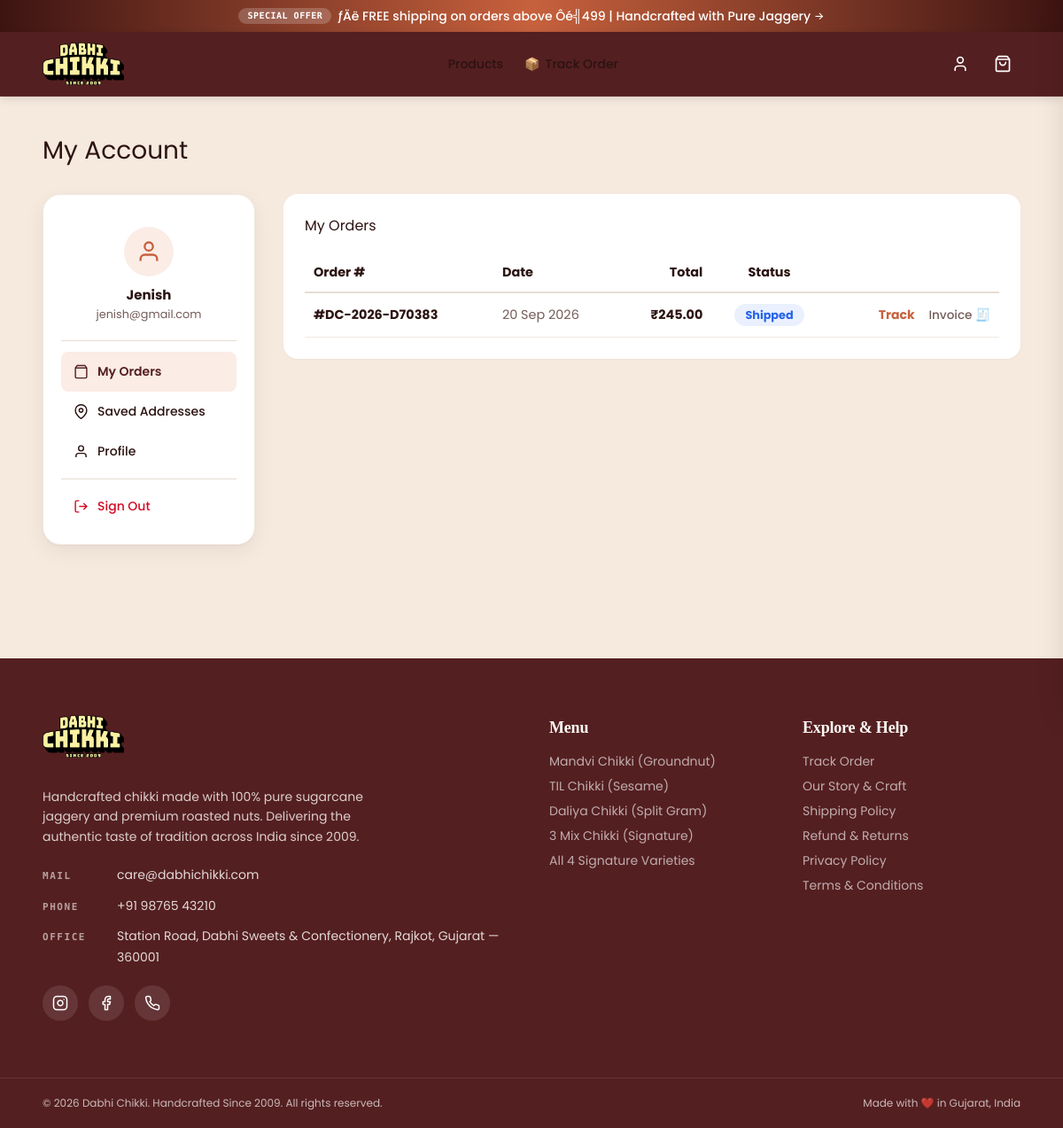
The page /account.php (signed in) on the database its author committed.
### tables this page shows
CREATE TABLE `settings` (
  `id` int unsigned NOT NULL AUTO_INCREMENT,
  `setting_key` varchar(80) NOT NULL,
  `setting_value` text,
  `updated_by` int unsigned DEFAULT NULL,
  `updated_at` datetime NOT NULL DEFAULT CURRENT_TIMESTAMP ON UPDATE CURRENT_TIMESTAMP,
  PRIMARY KEY (`id`),
  UNIQUE KEY `setting_key` (`setting_key`),
  KEY `fk_settings_user` (`updated_by`),
  CONSTRAINT `fk_settings_user` FOREIGN KEY (`updated_by`) REFERENCES `users` (`id`) ON DELETE SET NULL
);

CREATE TABLE `users` (
  `id` int unsigned NOT NULL AUTO_INCREMENT,
  `uuid` char(36) NOT NULL,
  `role` enum('superadmin','admin','employee','buyer') NOT NULL,
  `full_name` varchar(150) NOT NULL,
  `email` varchar(190) NOT NULL,
  `phone` varchar(15) NOT NULL,
  `password_hash` varchar(255) NOT NULL,
  `is_active` tinyint(1) NOT NULL DEFAULT '1',
  `email_verified_at` datetime DEFAULT NULL,
  `phone_verified_at` datetime DEFAULT NULL,
  `must_reset_password` tinyint(1) NOT NULL DEFAULT '0',
  `created_by` int unsigned DEFAULT NULL,
  `last_login_at` datetime DEFAULT NULL,
  `created_at` datetime NOT NULL DEFAULT CURRENT_TIMESTAMP,
  `updated_at` datetime NOT NULL DEFAULT CURRENT_TIMESTAMP ON UPDATE CURRENT_TIMESTAMP,
  PRIMARY KEY (`id`),
  UNIQUE KEY `uuid` (`uuid`),
  UNIQUE KEY `uq_users_email` (`email`),
  UNIQUE KEY `uq_users_phone` (`phone`),
  KEY `idx_users_role` (`role`),
  KEY `fk_users_created_by` (`created_by`),
  CONSTRAINT `fk_users_created_by` FOREIGN KEY (`created_by`) REFERENCES `users` (`id`) ON DELETE SET NULL
);

CREATE TABLE `orders` (
  `id` int unsigned NOT NULL AUTO_INCREMENT,
  `order_number` varchar(30) NOT NULL,
  `user_id` int unsigned NOT NULL,
  `guest_email` varchar(190) DEFAULT NULL,
  `status` enum('placed','confirmed','packed','shipped','out_for_delivery','delivered','cancelled','return_requested','returned') NOT NULL DEFAULT 'placed',
  `payment_method` enum('cod','online') NOT NULL,
  `payment_status` enum('pending','paid','failed','refunded','partially_refunded') NOT NULL DEFAULT 'pending',
  `subtotal` decimal(10,2) NOT NULL,
  `discount_amount` decimal(10,2) NOT NULL DEFAULT '0.00',
  `coupon_id` int unsigned DEFAULT NULL,
  `shipping_charge` decimal(8,2) NOT NULL DEFAULT '0.00',
  `cod_charge` decimal(8,2) NOT NULL DEFAULT '0.00',
  `cgst_amount` decimal(10,2) NOT NULL DEFAULT '0.00',
  `sgst_amount` decimal(10,2) NOT NULL DEFAULT '0.00',
  `igst_amount` decimal(10,2) NOT NULL DEFAULT '0.00',
  `total_amount` decimal(10,2) NOT NULL,
  `total_weight_grams` int unsigned NOT NULL,
  `shipping_address_id` int unsigned DEFAULT NULL,
  `billing_address_id` int unsigned DEFAULT NULL,
  `customer_notes` varchar(255) DEFAULT NULL,
  `placed_at` datetime NOT NULL DEFAULT CURRENT_TIMESTAMP,
  `updated_at` datetime NOT NULL DEFAULT CURRENT_TIMESTAMP ON UPDATE CURRENT_TIMESTAMP,
  `ship_name` varchar(150) DEFAULT NULL,
  `ship_phone` varchar(20) DEFAULT NULL,
  `ship_line1` varchar(255) DEFAULT NULL,
  `ship_line2` varchar(255) DEFAULT NULL,
  `ship_city` varchar(100) DEFAULT NULL,
  `ship_state` varchar(100) DEFAULT NULL,
  `ship_pincode` varchar(10) DEFAULT NULL,
  `total` decimal(10,2) DEFAULT NULL,
  `gst_amount` decimal(10,2) DEFAULT NULL,
  `notes` text,
  PRIMARY KEY (`id`),
  UNIQUE KEY `order_number` (`order_number`),
  KEY `idx_order_user` (`user_id`),
  KEY `idx_order_status` (`status`),
  KEY `idx_order_placed_at` (`placed_at`),
  KEY `fk_order_ship_addr` (`shipping_address_id`),
  KEY `fk_order_bill_addr` (`billing_address_id`),
  KEY `fk_order_coupon` (`coupon_id`),
  CONSTRAINT `fk_order_bill_addr` FOREIGN KEY (`billing_address_id`) REFERENCES `addresses` (`id`) ON DELETE RESTRICT,
  CONSTRAINT `fk_order_coupon` FOREIGN KEY (`coupon_id`) REFERENCES `coupons` (`id`) ON DELETE SET NULL,
  CONSTRAINT `fk_order_ship_addr` FOREIGN KEY (`shipping_address_id`) REFERENCES `addresses` (`id`) ON DELETE RESTRICT,
  CONSTRAINT `fk_order_user` FOREIGN KEY (`user_id`) REFERENCES `users` (`id`) ON DELETE RESTRICT
);

### includes/db/Database.php (called while the page is built, shortened)
<?php
class Database
{
    private static ?PDO $instance = null;
    public static function getInstance(): PDO
    {
        if (self::$instance === null) {
            $dsn = sprintf(
                'mysql:host=%s;dbname=%s;charset=%s',
                DB_HOST,
                DB_NAME,
                DB_CHARSET
            );
            self::$instance = new PDO($dsn, DB_USER, DB_PASS, [
                PDO::ATTR_ERRMODE            => PDO::ERRMODE_EXCEPTION,
                PDO::ATTR_DEFAULT_FETCH_MODE => PDO::FETCH_ASSOC,
                PDO::ATTR_EMULATE_PREPARES   => false,
            ]);
        }
        return self::$instance;
    }
    public static function query(string $sql, array $params = []): PDOStatement
    {
        $stmt = self::getInstance()->prepare($sql);
        $stmt->execute($params);
        return $stmt;
    }
    public static function fetchOne(string $sql, array $params = []): ?array
    {
        $row = self::query($sql, $params)->fetch();
        return $row !== false ? $row : null;
    }
    public static function fetchAll(string $sql, array $params = []): array
    {
        return self::query($sql, $params)->fetchAll();
    }
}

### includes/helpers/functions.php (called while the page is built, shortened)
<?php
function getSetting(string $key, ?string $default = null): ?string
{
    if (!array_key_exists($key, $GLOBALS['__settings_cache'])) {
        $row = Database::fetchOne('SELECT setting_value FROM settings WHERE setting_key = ?', [$key]);
    }
    return $GLOBALS['__settings_cache'][$key];
}
function settingEnabled(string $key, string $default = '0'): bool
{
    return getSetting($key, $default) === '1';
}

### includes/classes/Auth.php (called while the page is built, shortened)
<?php
class Auth
{
    public static function check(): bool
    {
        return isset($_SESSION['user_id']);
    }
    public static function id(): ?int
    {
        return isset($_SESSION['user_id']) ? (int) $_SESSION['user_id'] : null;
    }
}

### public_html/account.php (the view, shortened to what this page needs)
<?php
require_once __DIR__ . '/partials/_header.php';
$section = $_GET['section'] ?? 'orders';
$user    = null;
$orders  = [];
try {
    $user      = Database::fetchOne('SELECT * FROM users WHERE id = ?', [Auth::id()]);
    $orders    = Database::fetchAll(
        'SELECT * FROM orders WHERE user_id = ? ORDER BY placed_at DESC LIMIT 50',
        [Auth::id()]
    );
} catch (\Throwable $e) {}
$statusColors = [
    'placed'            => '#d97706',
    'confirmed'         => '#0284c7',
    'packed'            => '#7c3aed',
    'shipped'           => '#2563eb',
    'out_for_delivery'  => '#9333ea',
    'delivered'         => '#16a34a',
    'cancelled'         => '#dc2626',
    'return_requested'  => '#ea580c',
    'returned'          => '#6b7280',
];
?>
<section class="account-page">
  <div class="container">
    <h1 style="font-size:1.75rem;margin-bottom:1.75rem">My Account</h1>
    <div class="account-grid">
      <nav class="account-sidebar">
        <div style="text-align:center;padding:1rem 0 1.25rem;border-bottom:1px solid var(--border);margin-bottom:0.75rem">
          <div style="width:56px;height:56px;border-radius:50%;background:var(--primary-light);margin:0 auto 0.625rem;display:flex;align-items:center;justify-content:center">
            <svg viewBox="0 0 24 24" fill="none" stroke="var(--primary)" stroke-width="2" width="28" height="28">
              <path d="M20 21v-2a4 4 0 00-4-4H8a4 4 0 00-4 4v2"/><circle cx="12" cy="7" r="4"/>
            </svg>
          </div>
          <div style="font-weight:700;font-size:0.9375rem"><?= htmlspecialchars($user['full_name'] ?? 'Customer') ?></div>
          <div style="font-size:0.8rem;color:var(--text-muted)"><?= htmlspecialchars($user['email'] ?? '') ?></div>
        </div>
        <a href="?section=orders" class="account-nav-item <?= $section === 'orders' ? 'active' : '' ?>">
          <svg viewBox="0 0 24 24" fill="none" stroke="currentColor" stroke-width="2"><path d="M6 2 3 6v14a2 2 0 002 2h14a2 2 0 002-2V6l-3-4z"/><line x1="3" y1="6" x2="21" y2="6"/></svg>
          My Orders
        </a>
        <a href="?section=addresses" class="account-nav-item <?= $section === 'addresses' ? 'active' : '' ?>">
          <svg viewBox="0 0 24 24" fill="none" stroke="currentColor" stroke-width="2"><path d="M21 10c0 7-9 13-9 13s-9-6-9-13a9 9 0 0118 0z"/><circle cx="12" cy="10" r="3"/></svg>
          Saved Addresses
        </a>
        <a href="?section=profile" class="account-nav-item <?= $section === 'profile' ? 'active' : '' ?>">
          <svg viewBox="0 0 24 24" fill="none" stroke="currentColor" stroke-width="2"><path d="M20 21v-2a4 4 0 00-4-4H8a4 4 0 00-4 4v2"/><circle cx="12" cy="7" r="4"/></svg>
          Profile
        </a>
        <hr class="divider" style="margin:0.5rem 0">
        <a href="api/auth.php?action=logout" class="account-nav-item" style="color:var(--error)">
          <svg viewBox="0 0 24 24" fill="none" stroke="currentColor" stroke-width="2"><path d="M9 21H5a2 2 0 01-2-2V5a2 2 0 012-2h4"/><polyline points="16 17 21 12 16 7"/><line x1="21" y1="12" x2="9" y2="12"/></svg>
          Sign Out
        </a>
      </nav>
      <div class="account-content">
        <?php if ($section === 'orders'): ?>
          <div style="background:var(--card-bg);border-radius:var(--radius);padding:1.5rem;box-shadow:var(--shadow-sm)">
            <h3 style="margin-bottom:1.25rem">My Orders</h3>
            <?php if (empty($orders)): ?>
              <div style="text-align:center;padding:3rem 0;color:var(--text-muted)">
                <svg viewBox="0 0 24 24" fill="none" stroke="currentColor" stroke-width="1.2" width="56" height="56" style="margin:0 auto 1rem;display:block;opacity:0.3">
                  <path d="M6 2 3 6v14a2 2 0 002 2h14a2 2 0 002-2V6l-3-4z"/><line x1="3" y1="6" x2="21" y2="6"/>
                </svg>
                <p>No orders yet. <a href="index.php" style="color:var(--primary)">Start shopping!</a></p>
              </div>
            <?php else: ?>
              <div style="overflow-x:auto">
                <table style="width:100%;border-collapse:collapse;font-size:0.9rem">
                  <thead>
                    <tr style="border-bottom:2px solid var(--border)">
                      <th style="padding:0.625rem;text-align:left">Order #</th>
                      <th style="padding:0.625rem;text-align:left">Date</th>
                      <th style="padding:0.625rem;text-align:right">Total</th>
                      <th style="padding:0.625rem;text-align:center">Status</th>
                      <th style="padding:0.625rem"></th>
                    </tr>
                  </thead>
                  <tbody>
                    <?php foreach ($orders as $ord):
                      $clr = $statusColors[$ord['status']] ?? '#6b7280';
                    ?>
                      <tr style="border-bottom:1px solid var(--border-light)">
                        <td style="padding:0.875rem 0.625rem;font-weight:700">#<?= htmlspecialchars($ord['order_number']) ?></td>
                        <td style="padding:0.875rem 0.625rem;color:var(--text-muted)"><?= !empty($ord['placed_at']) ? date('d M Y', strtotime($ord['placed_at'])) : '—' ?></td>
                        <td style="padding:0.875rem 0.625rem;text-align:right;font-weight:700">₹<?= number_format((float)($ord['total_amount'] ?? $ord['total'] ?? 0), 2) ?></td>
                        <td style="padding:0.875rem 0.625rem;text-align:center">
                          <span style="background:<?= $clr ?>18;color:<?= $clr ?>;padding:0.25rem 0.75rem;border-radius:var(--radius-full);font-size:0.8rem;font-weight:700;text-transform:capitalize">
                            <?= str_replace('_', ' ', ucfirst($ord['status'])) ?>
                          </span>
                        </td>
                        <td style="padding:0.875rem 0.625rem;text-align:right;white-space:nowrap;">
                          <a href="track.php?order=<?= urlencode($ord['order_number']) ?>" style="color:var(--primary);font-size:0.875rem;font-weight:700;margin-right:0.75rem">Track</a>
                          <a href="invoice.php?order=<?= urlencode($ord['order_number']) ?>" target="_blank" style="color:var(--text-muted);font-size:0.85rem;font-weight:500;">Invoice 🧾</a>
                        </td>
                      </tr>
                    <?php endforeach; ?>
                  </tbody>
                </table>
              </div>
            <?php endif; ?>
          </div>
        <?php endif; ?>
      </div>
    </div>
  </div>
</section>
<?php require_once __DIR__ . '/partials/_footer.php'; ?>

### public_html/partials/_header.php (shortened to what this page needs)
<?php
$isLoggedIn = Auth::check();
?>
<!DOCTYPE html>
<html lang="en">
<head>
  <link rel="stylesheet" href="assets/css/main.css"/>
  <link rel="stylesheet" href="assets/css/yogurtalley.css"/>
</head>
<body>
<div class="min-h-dvh bg-background">
  <div class="pb-24 md:pb-0">
    <?php if (function_exists('settingEnabled') && settingEnabled('module_announcement', '1')):
      $announcementText  = getSetting('announcement_text', '🎉 FREE shipping on orders above ₹499 | Authentic Rajkot Jaggery Chikki');
      $announcementBadge = getSetting('announcement_badge', 'Special Offer');
      $announcementLink  = getSetting('announcement_link', '#products');
    ?>
      <div id="site-announcement-bar" class="w-full text-center py-2 px-4 text-xs sm:text-sm font-medium transition-all duration-300 flex items-center justify-center gap-2" style="background: linear-gradient(90deg, #3d1412 0%, #c7613d 50%, #3d1412 100%); color: #ffffff; z-index: 45;">
        <?php if (!empty($announcementBadge)): ?>
          <span class="rounded-full bg-white/20 px-2.5 py-0.5 font-mono text-[10px] font-semibold uppercase tracking-wider text-[#f6dc94]">
            <?= htmlspecialchars($announcementBadge) ?>
          </span>
        <?php endif; ?>
        <?php if (!empty($announcementLink)): ?>
          <a href="<?= htmlspecialchars($announcementLink) ?>" class="hover:underline hover:text-[#f6dc94] flex items-center gap-1">
            <span><?= htmlspecialchars($announcementText) ?></span>
            <span class="text-[#f6dc94] text-xs">→</span>
          </a>
        <?php else: ?>
          <span><?= htmlspecialchars($announcementText) ?></span>
        <?php endif; ?>
      </div>
    <?php endif; ?>
    <header id="site-header" class="site-sticky-header header-unscrolled sticky top-0 z-40 transition-all duration-300">
      <div class="mx-auto flex max-w-6xl items-center justify-between px-4 py-3 md:px-6">
        <a href="index.php" class="flex items-center gap-2.5 shrink-0" aria-label="Dabhi Chikki home">
          <img src="assets/images/logo.png" alt="Dabhi Chikki" class="site-logo-img h-10 w-auto md:h-12 object-contain shrink-0" draggable="false"/>
        </a>
        <nav class="hidden sm:flex items-center gap-6">
          <a href="index.php#products" class="text-sm font-medium text-white/90 hover:text-[#f6dc94] transition">Products</a>
          <a href="track.php" class="text-sm font-medium text-white/90 hover:text-[#f6dc94] transition flex items-center gap-1.5">
            <span>📦</span> Track Order
          </a>
        </nav>
        <div class="flex items-center gap-2 shrink-0">
          <?php if ($isLoggedIn): ?>
            <a href="account.php" class="flex h-10 w-10 shrink-0 items-center justify-center rounded-full transition hover:bg-white/10" style="color:#ffffff !important;" aria-label="Account">
            </a>
          <?php endif; ?>
          <button id="cart-toggle-btn" class="relative flex h-10 w-10 shrink-0 items-center justify-center rounded-full transition hover:bg-white/10" style="color:#ffffff !important;" aria-label="Cart">
          </button>
        </div>
      </div>
    </header>

### rows shown on the page
settings: setting_value "SPECIAL OFFER"
settings: setting_value "­ƒÄë FREE shipping on orders above Ôé╣499 | Handcrafted with Pure Jaggery"
users: full_name "Jenish", email "jenish@gmail.com"
orders: order_number "DC-2026-D70383", placed_at "20 Sep 2026", total_amount "245.00", status "Shipped"
